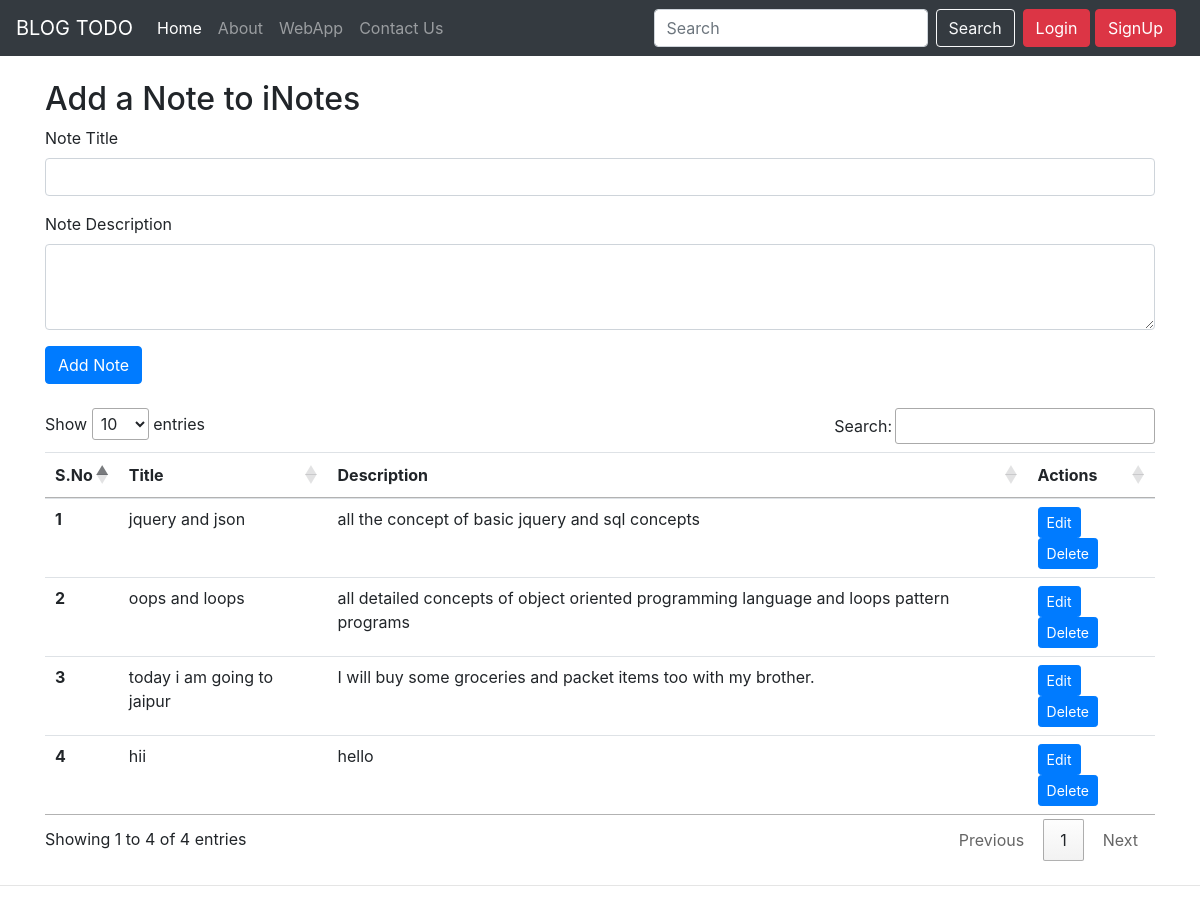
/todo.php, run on the app's committed database.
### tables this page shows
CREATE TABLE `notes` (
  `sno` int(11) NOT NULL,
  `title` text NOT NULL,
  `description` varchar(1100) NOT NULL,
  `date` datetime NOT NULL DEFAULT current_timestamp()
);

### todo.php (the view, shortened to what this page needs)
<?php
$servername = "localhost";
$username = "root";
$password = "";
$database = "notes";
$conn = mysqli_connect($servername, $username, $password, $database);
?>
<!doctype html>
<html lang="en">
<head>
  <link rel="stylesheet" href="https://stackpath.bootstrapcdn.com/bootstrap/4.4.1/css/bootstrap.min.css"
>
  <link rel="stylesheet" href="//cdn.datatables.net/1.10.20/css/jquery.dataTables.min.css">
</head>
<body>
  <?php
   require 'nav.php';
   ?>
  <div class="container my-4">
    <h2>Add a Note to iNotes</h2>
    <form action= "/cwd/bootstrap/bootstrap/todo.php" method="POST">
      <div class="form-group">
        <label for="title">Note Title</label>
        <input type="text" class="form-control" id="title" name="title" aria-describedby="emailHelp">
      </div>
      <div class="form-group">
        <label for="desc">Note Description</label>
        <textarea class="form-control" id="description" name="description" rows="3"></textarea>
      </div>
      <button type="submit" class="btn btn-primary">Add Note</button>
    </form>
  </div>
  <div class="container my-4">
    <table class="table" id="myTable">
      <thead>
        <tr>
          <th scope="col">S.No</th>
          <th scope="col">Title</th>
          <th scope="col">Description</th>
          <th scope="col">Actions</th>
        </tr>
      </thead>
      <tbody>
        <?php
          $sql = "SELECT * FROM `notes`";
          $result = mysqli_query($conn, $sql);
          $sno = 0;
          while($row = mysqli_fetch_assoc($result)){
            $sno = $sno + 1;
            echo "<tr>
            <th scope='row'>". $sno . "</th>
            <td>". $row['title'] . "</td>
            <td>". $row['description'] . "</td>
            <td> <button class='edit btn btn-sm btn-primary' id=".$row['sno'].">Edit</button>
             <button class='delete btn btn-sm btn-primary' id=".$row['sno'].">Delete</button>  </td>
          </tr>";
        }
          ?>
      </tbody>
    </table>
  </div>
  <hr>
</body>
</html>

### nav.php (shortened to what this page needs)
<nav class="navbar navbar-expand-lg navbar-dark bg-dark">
        <a class="navbar-brand" href="#">BLOG TODO</a>
        <div class="collapse navbar-collapse" id="navbarSupportedContent">
            <ul class="navbar-nav mr-auto">
                <li class="nav-item active">
                    <a class="nav-link" href="/Programmers_Blog/">Home <span class="sr-only">(current)</span></a>
                </li>
                <li class="nav-item">
                    <a class="nav-link" href="about.php">About</a>
                </li>
                <li class="nav-item">
                    <a class="nav-link" href="todo.php">WebApp</a>
                </li>
                <li class="nav-item">
                    <a class="nav-link" href="contact.php">Contact Us</a>
                </li>
            </ul>
            <form class="form-inline my-2 my-lg-0">
                <input class="form-control mr-sm-2" type="search" placeholder="Search" aria-label="Search">
                <button class="btn btn-outline-light my-2 my-sm-0" type="submit">Search</button>
            </form>
            <div class="mx-2">
                <button class="btn btn-danger" data-toggle="modal" data-target="#loginModal" >Login</button>
                <button class="btn btn-danger" data-toggle="modal" data-target="#signupModal">SignUp</button>
            </div>
        </div>
    </nav>

### data on the page
notes: title "jquery and json", description "all the concept of basic jquery and sql concepts"
notes: title "oops and loops", description "all detailed concepts of object oriented programming language and loops pattern programs"
notes: title "today i am going to jaipur", description "I will buy some groceries and packet items too with my brother."
notes: title "hii", description "hello"
